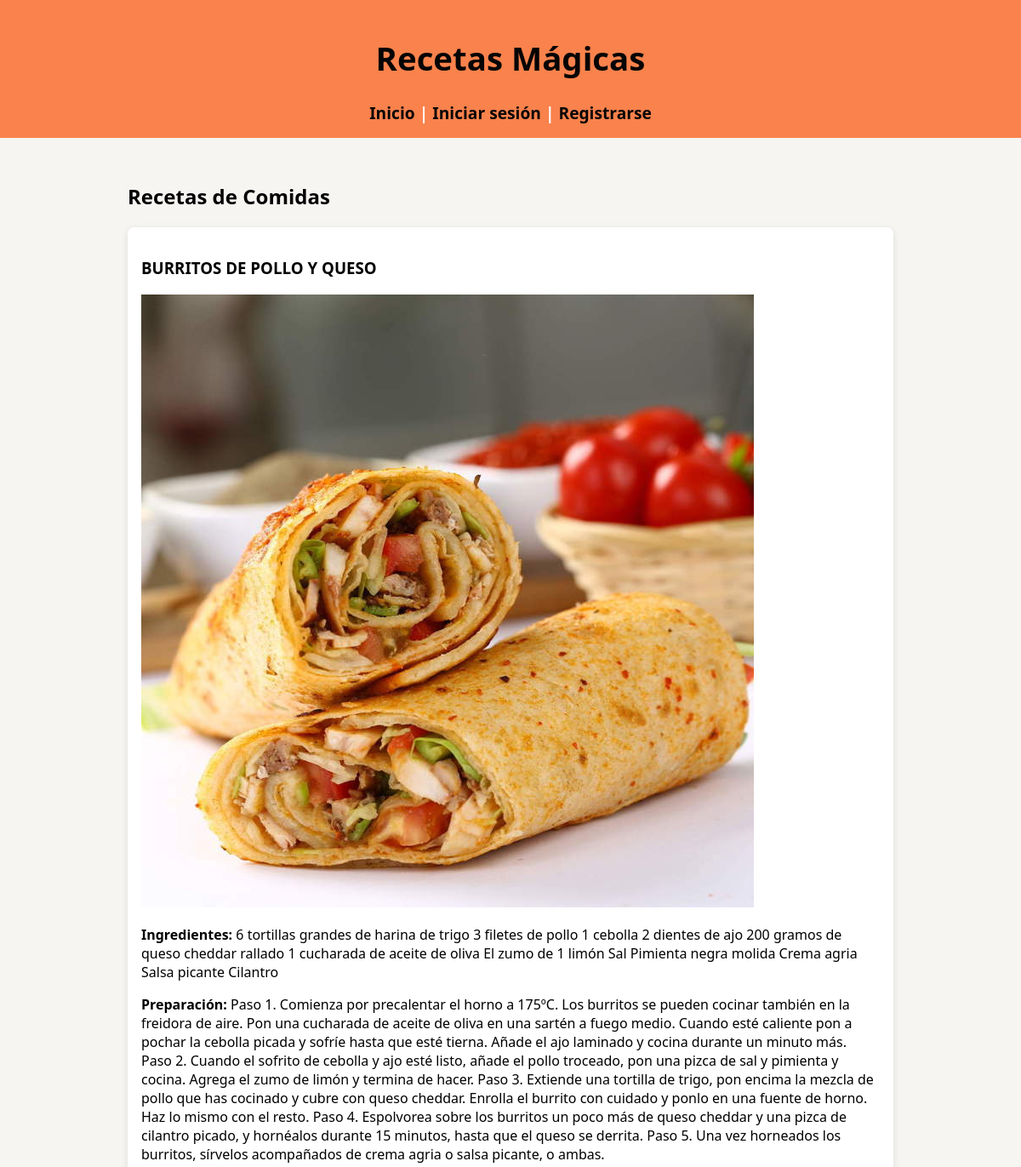
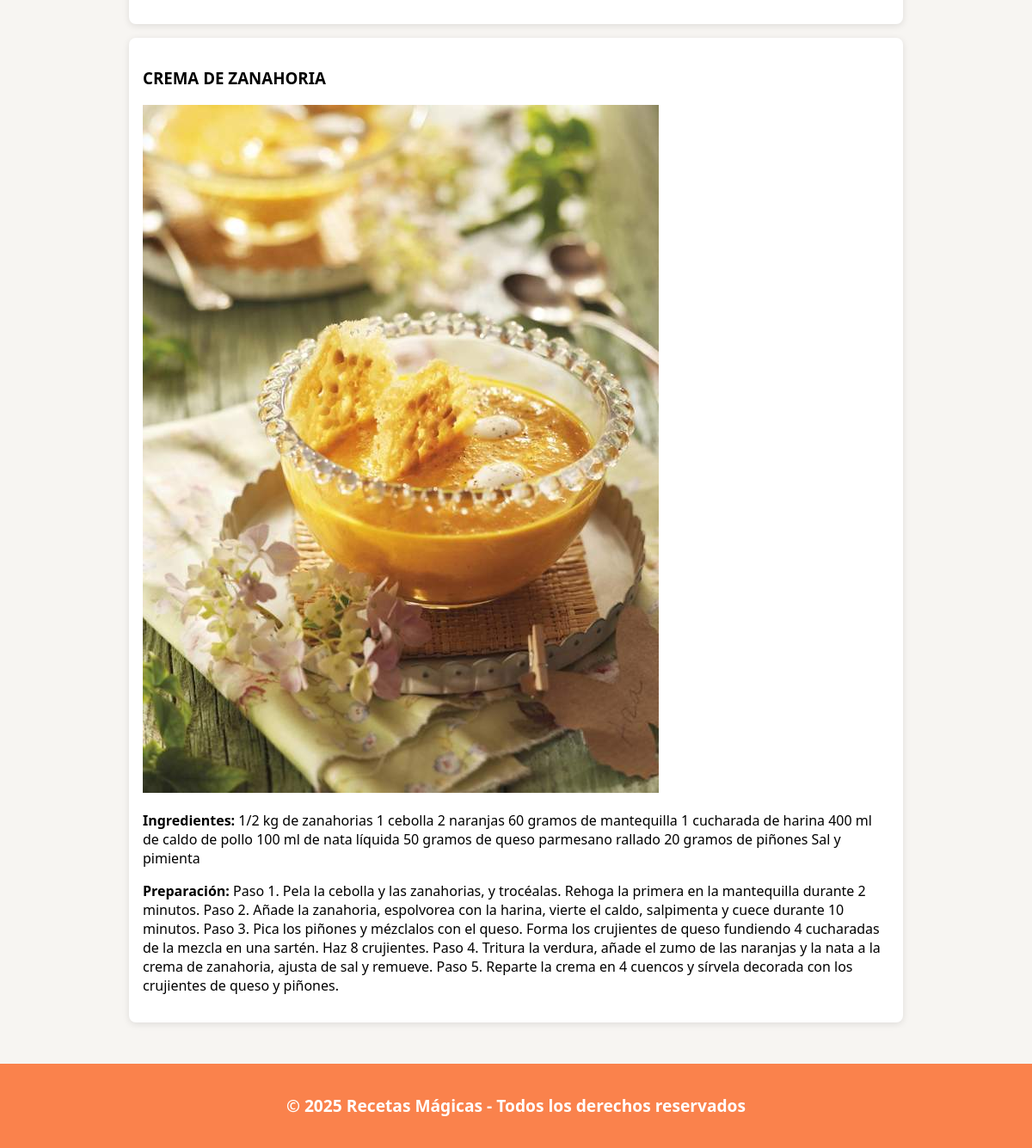
Page /category/2 on the committed database (2 pictures, top to bottom).
### app/models.py (models this page shows)
class Category(db.Model):
    id = db.Column(db.Integer, primary_key=True)
    name = db.Column(db.String(50), unique=True, nullable=False)
    recipes = db.relationship('Recipe', backref='category', lazy=True)

class Recipe(db.Model):
    id = db.Column(db.Integer, primary_key=True)
    title = db.Column(db.String(100), nullable=False)
    ingredients = db.Column(db.Text, nullable=False)
    preparation = db.Column(db.Text, nullable=False)
    category_id = db.Column(db.Integer, db.ForeignKey('category.id'), nullable=False)
    image = db.Column(db.String(120))
    user_id = db.Column(db.Integer, db.ForeignKey('user.id'), nullable=False)  # NUEVO

### app/routes.py (the view)
@bp.route('/category/<int:cat_id>')
def category(cat_id):
    cat = Category.query.get_or_404(cat_id)
    return render_template('category.html', category=cat)

### app/templates/category.html (shortened to what this page needs)
{% extends 'base.html' %}
{% block content %}
  <h2>Recetas de {{ category.name }}</h2>
  {% for receta in category.recipes %}
    <div class="card">
      <h3>{{ receta.title }}</h3>
      {% if receta.image %}
        <img src="{{ url_for('static', filename='uploads/' ~ receta.image) }}" alt="Imagen de receta" class="recipe-image" />
      {% endif %}
      <p><strong>Ingredientes:</strong> {{ receta.ingredients }}</p>
      <p><strong>Preparación:</strong> {{ receta.preparation }}</p>
    </div>
  {% else %}
    <p>No hay recetas en esta categoría.</p>
  {% endfor %}
{% endblock %}

### app/static/css/style.css (style rules this page uses)
body { font-family: 'Segoe UI', sans-serif; background-color: #f7f5f2; color: #010101; margin: 0; padding: 0; }
.card { background: white; border-radius: 8px; padding: 1rem; margin-bottom: 1rem; box-shadow: 0 2px 8px rgba(0,0,0,0.1); }

### rows in the picture
Category: name "Comidas"
Recipe: title "BURRITOS DE POLLO Y QUESO", image (picture), ingredients "6 tortillas grandes de harina de trigo 3 filetes de pollo 1 cebolla 2 dientes de ajo 200 gramos de queso cheddar rallado 1 cucharada de aceite de oliva El zumo de 1 limón Sal Pimienta negra molida Crema agria Salsa picante Cilantro", preparation "Paso 1. Comienza por precalentar el horno a 175ºC. Los burritos se pueden cocinar también en la freidora de aire. Pon una cucharada de aceite de oliva en una sartén a fuego medio. Cuando esté caliente pon a pochar la cebolla picada y sofríe hasta que esté tierna. Añade el ajo laminado y cocina durante un minuto más. Paso 2. Cuando el sofrito de cebolla y ajo esté listo, añade el pollo troceado, pon una pizca de sal y pimienta y cocina. Agrega el zumo de limón y termina de hacer. Paso 3. Extiende una tortilla de trigo, pon encima la mezcla de pollo que has cocinado y cubre con queso cheddar. Enrolla el burrito con cuidado y ponlo en una fuente de horno. Haz lo mismo con el resto. Paso 4.…"
Recipe: title "CREMA DE ZANAHORIA", image (picture), ingredients "1/2 kg de zanahorias 1 cebolla 2 naranjas 60 gramos de mantequilla 1 cucharada de harina 400 ml de caldo de pollo 100 ml de nata líquida 50 gramos de queso parmesano rallado 20 gramos de piñones Sal y pimienta", preparation "Paso 1. Pela la cebolla y las zanahorias, y trocéalas. Rehoga la primera en la mantequilla durante 2 minutos. Paso 2. Añade la zanahoria, espolvorea con la harina, vierte el caldo, salpimenta y cuece durante 10 minutos. Paso 3. Pica los piñones y mézclalos con el queso. Forma los crujientes de queso fundiendo 4 cucharadas de la mezcla en una sartén. Haz 8 crujientes. Paso 4. Tritura la verdura, añade el zumo de las naranjas y la nata a la crema de zanahoria, ajusta de sal y remueve. Paso 5. Reparte la crema en 4 cuencos y sírvela decorada con los crujientes de queso y piñones."
